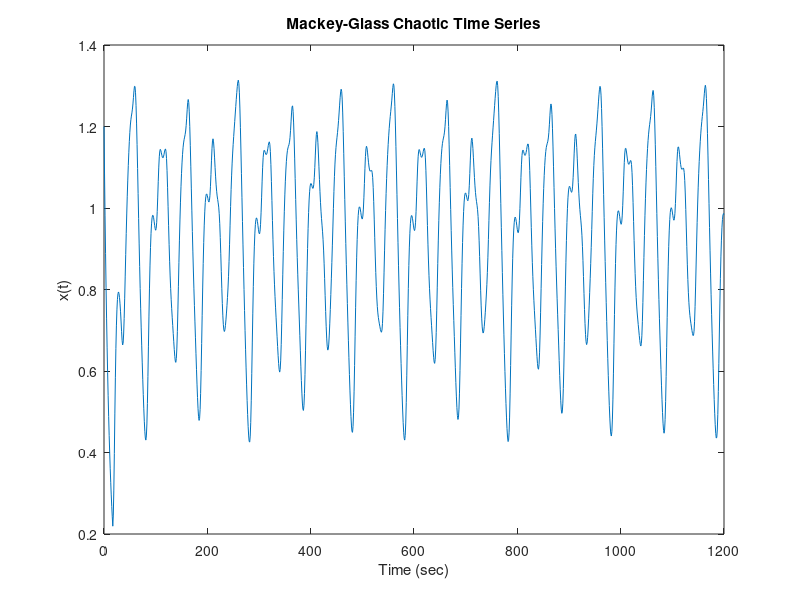

Recreate this plot in MATLAB. (Note: this script raises an error after producing the figure.)
%% Time Series Data
load mgdata.dat
time = mgdata(:,1);
x = mgdata(:, 2);

figure(1)
plot(time,x)
title('Mackey-Glass Chaotic Time Series')
xlabel('Time (sec)')
ylabel('x(t)')

%% Preprocess Data
for t = 118:1117 
    Data(t-117,:) = [x(t-18) x(t-12) x(t-6) x(t) x(t+6)]; 
end
trnData = Data(1:500,:);
chkData = Data(501:end,:);


%% Build Initial Fuzzy System
fis = genfis(trnData(:,1:end-1),trnData(:,end),...
    genfisOptions('GridPartition'));

figure
subplot(2,2,1)
plotmf(fis,'input',1)
subplot(2,2,2)
plotmf(fis,'input',2)
subplot(2,2,3)
plotmf(fis,'input',3)
subplot(2,2,4)
plotmf(fis,'input',4)

%% Train ANFIS Model
options = anfisOptions('InitialFIS',fis,'ValidationData',chkData);
[fis1,error1,ss,fis2,error2] = anfis(trnData,options);
figure
subplot(2,2,1)
plotmf(fis2,'input',1)
subplot(2,2,2)
plotmf(fis2,'input',2)
subplot(2,2,3)
plotmf(fis2,'input',3)
subplot(2,2,4)
plotmf(fis2,'input',4)

%% Plot Errors Curves
figure
plot([error1 error2])
hold on
plot([error1 error2],'o')
legend('Training error','Checking error')
xlabel('Epochs')
ylabel('Root Mean Squared Error')
title('Error Curves')

%% Compare Original and Predicted Series
anfis_output = evalfis(fis2,[trnData(:,1:4); chkData(:,1:4)]);

figure
index = 124:1123;
plot(time(index),[x(index) anfis_output])
xlabel('Time (sec)')
title('MG Time Series and ANFIS Prediction')

%% Calculate and plot the prediction error.
diff = x(index) - anfis_output;
plot(time(index),diff)
xlabel('Time (sec)')
title('Prediction Errors')

%% 6 future samples
index1=1118:1123;
figure
plot(time(index1+1), [x(index1) anfis_output(end-5:end)])
hold on;
plot(time(index1+1), [x(index1) anfis_output(end-5:end)], 'o', 'MarkerEdgeColor', 'k')
xticks(index1)
xlabel('Time')
title('Next 6 samples prediction and actual MG series')

%% Save resu

dataToSave = [time(index), x(index), anfis_output];
dlmwrite('mgresults.txt', dataToSave, 'delimiter', ',', 'precision', '%10.6f');





